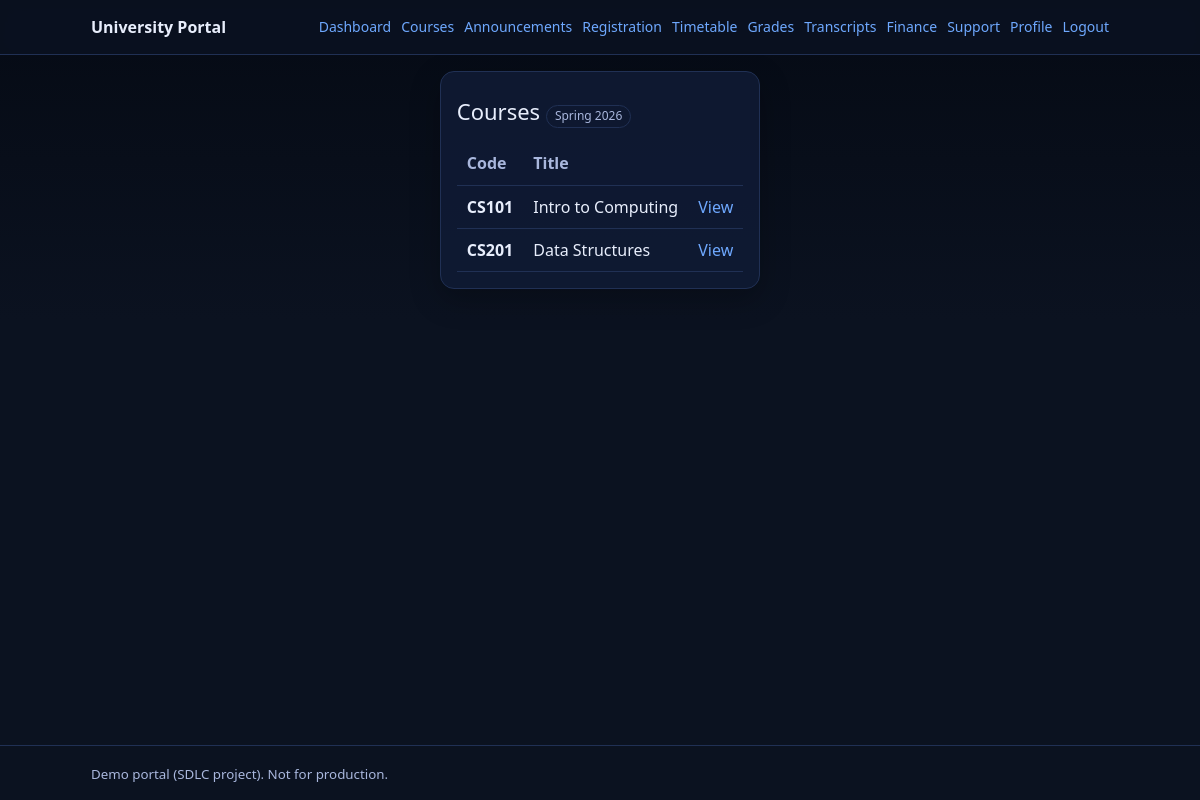
The app's page /courses/ (signed in) with its own data.
### portal/models.py (models this page shows, shortened)
class Term(models.Model):
	name = models.CharField(max_length=64, unique=True)
	start_date = models.DateField()
	end_date = models.DateField()
	is_active = models.BooleanField(default=False)
	registration_start = models.DateTimeField(null=True, blank=True)
	registration_end = models.DateTimeField(null=True, blank=True)

class Course(models.Model):
	code = models.CharField(max_length=16, unique=True)
	title = models.CharField(max_length=200)
	department = models.CharField(max_length=50, blank=True)
	level = models.CharField(max_length=16, blank=True)
	credits = models.DecimalField(max_digits=4, decimal_places=1, default=3.0)
	description = models.TextField(blank=True)

### portal/views.py (the view)
# urls.py: path("courses/", views.courses, name="courses"),
@login_required
def courses(request: HttpRequest) -> HttpResponse:
	active_term = Term.objects.filter(is_active=True).order_by("-start_date").first()
	items = Course.objects.order_by("code")
	return render(request, "portal/courses.html", {"active_term": active_term, "courses": items})

### portal/context_processors.py (called while the page is built)
def portal_nav(request):
    user = request.user
    return {
        "nav": {
            "is_student": user_in_any_group(user, [ROLE_STUDENT]),
            "is_faculty": user_in_any_group(user, [ROLE_FACULTY]),
            "is_registrar": user_in_any_group(user, [ROLE_REGISTRAR, ROLE_IT_ADMIN]),
            "is_finance": user_in_any_group(user, [ROLE_FINANCE, ROLE_IT_ADMIN]),
            "is_alumni": user_in_any_group(user, [ROLE_ALUMNI]),
            "is_admin": user.is_authenticated and (user.is_superuser or user_in_any_group(user, [ROLE_IT_ADMIN])),
        }
    }

### portal/roles.py (called while the page is built)
def user_in_any_group(user: User, group_names: Iterable[str]) -> bool:
    if not user.is_authenticated:
        return False
    if user.is_superuser:
        return True
    return user.groups.filter(name__in=list(group_names)).exists()

### templates/portal/courses.html (shortened to what this page needs)
{% extends 'portal/base.html' %}
{% block content %}
<div class="card">
    <div class="h1">Courses {% if active_term %}<span class="badge">{{ active_term.name }}</span>{% endif %}</div>
    {% if courses %}
    <table class="table">
        <thead>
            <tr>
                <th>Code</th>
                <th>Title</th>
                <th></th>
            </tr>
        </thead>
        <tbody>
            {% for c in courses %}
            <tr>
                <td><strong>{{ c.code }}</strong></td>
                <td>{{ c.title }}</td>
                <td><a href="{% url 'portal:course_detail' c.code %}">View</a></td>
            </tr>
            {% endfor %}
        </tbody>
    </table>
    {% else %}
    <p class="h2">No courses configured yet.</p>
    {% endif %}
</div>
{% endblock %}

### static/portal.css (style rules this page uses)
:root { --bg: #0b1220; --card: #0f1a33; --text: #e8eefc; --muted: #a9b7dd; --brand: #6ea8fe; --border: #203054; --good: #2fbf71; --warn: #f59f00; --bad: #fa5252; }
* { box-sizing: border-box }
html, body { height: 100%; }
body { margin: 0; font-family: system-ui, -apple-system, Segoe UI, Roboto, Helvetica, Arial; line-height: 1.4; background: linear-gradient(180deg, #050a14, #0b1220 40%, #0b1220); color: var(--text); min-height: 100vh; display: flex; flex-direction: column; }
a { color: var(--brand); text-decoration: none }
.card { background: rgba(15, 26, 51, .9); border: 1px solid var(--border); border-radius: 14px; padding: 16px; box-shadow: 0 10px 30px rgba(0, 0, 0, .25) }
.h1 { font-size: 22px; margin: 8px 0 14px 0 }
.table { width: 100%; border-collapse: collapse }
.table th, .table td { padding: 10px; border-bottom: 1px solid var(--border); vertical-align: top }
.table th { color: var(--muted); text-align: left; font-weight: 600 }
.badge { display: inline-block; padding: 2px 8px; border-radius: 999px; border: 1px solid var(--border); color: var(--muted); font-size: 12px }

### records on screen
Term: name "Spring 2026"
Course: code "CS101", title "Intro to Computing"
Course: code "CS201", title "Data Structures"
